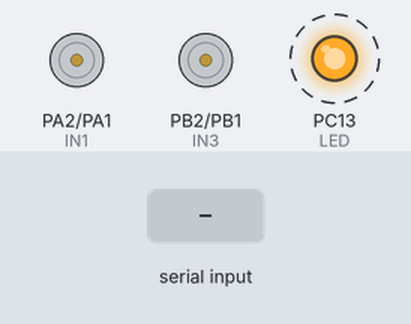
Recording of a sketch running on a simulated STM32 Blue Pill. Parts: motor-driver pin pairs drawn as motors (green arrow = first pin HIGH = forward, orange = second pin HIGH = backward, longer = more drive, scaled by the enable pin), output pins drawn as LEDs (lit = HIGH). Dashed ring = blinking. The test bench sets the inputs (shaded band). What the sketch prints to the serial monitor is not drawn.

Above: at 1.26 s.
1.3 s: "90,45\n" received over Serial
At 2.36 s:
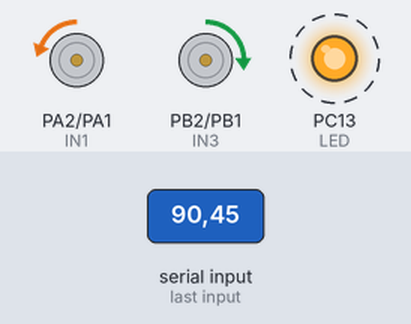
4.3 s: "30,150\n" received over Serial
7.3 s: "90,45\n" received over Serial
At 7.76 s:
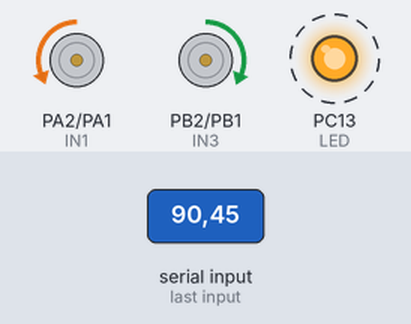
Timing chart, 0 to 16.3 s (numbered marks = the images above; inputs shaded):
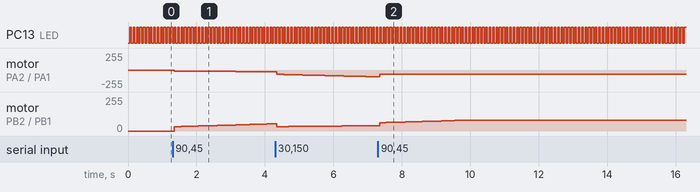

The sketch:

final.ino
```cpp
#include <STM32TimerInterrupt.h>
#include <STM32_ISR_Timer.h>

#define TIMER_INTERVAL_20ms 20L
#define HW_TIMER_INTERVAL_MS 50

STM32Timer ITimer(TIM1);
STM32_ISR_Timer ISR_Timer;

// Pins
#define IN1 PA2
#define IN2 PA1
#define ENA PA5

#define IN3 PB2
#define IN4 PB1
#define ENB PB0

#define LED PC13

#define TIM3_CH1 PA6
#define TIM3_CH2 PA7
#define TIM4_CH1 PB6
#define TIM4_CH2 PB7
// #define TIM3_CH1 PB6
// #define TIM3_CH2 PB7
// #define TIM4_CH1 PA6
// #define TIM4_CH2 PA7

// Motor control
volatile float Vel_R = 0;
volatile float Vel_L = 0;

float Kp = 70;
float Ki = 0.8;

float sum_R = 0;
float sum_L = 0;

float prevEnc_R = 0;
float prevEnc_L = 0;

HardwareTimer *timer3 = new HardwareTimer(TIM3);
HardwareTimer *timer4 = new HardwareTimer(TIM4);

void TimerHandler() {
  ISR_Timer.run();
}

void setupMotorPins() {
  pinMode(IN1, OUTPUT);
  pinMode(IN2, OUTPUT);
  pinMode(ENA, OUTPUT);
  pinMode(IN3, OUTPUT);
  pinMode(IN4, OUTPUT);
  pinMode(ENB, OUTPUT);
  pinMode(LED, OUTPUT);
}

void setupEncoderWithRegister() {
  // TIM3 (PA6, PA7)
  GPIOA->AFR[0] = (GPIOA->AFR[0] & ~(0xF << (4 * 6))) | (2 << (4 * 6));    // PA6 AF2
  GPIOA->AFR[0] = (GPIOA->AFR[0] & ~(0xF << (4 * 7))) | (2 << (4 * 7));    // PA7 AF2
  GPIOA->MODER = (GPIOA->MODER & ~(0b11 << (2 * 6))) | (0b10 << (2 * 6));  // Alt func
  GPIOA->MODER = (GPIOA->MODER & ~(0b11 << (2 * 7))) | (0b10 << (2 * 7));

  // TIM4 (PB6, PB7)
  GPIOB->AFR[0] = (GPIOB->AFR[0] & ~(0xF << (4 * 6))) | (2 << (4 * 6));  // PB6 AF2
  GPIOB->AFR[0] = (GPIOB->AFR[0] & ~(0xF << (4 * 7))) | (2 << (4 * 7));  // PB7 AF2
  GPIOB->MODER = (GPIOB->MODER & ~(0b11 << (2 * 6))) | (0b10 << (2 * 6));
  GPIOB->MODER = (GPIOB->MODER & ~(0b11 << (2 * 7))) | (0b10 << (2 * 7));

  // ตั้ง TIM3 ให้เป็น encoder mode
  TIM3->CCMR1 = (1 << 0) | (1 << 8);       // CC1S=01, CC2S=01
  TIM3->SMCR = (TIM3->SMCR & ~0x7) | 0x3;  // SMS=011 = encoder mode
  TIM3->CCER = 0;                          // ไม่ invert
  TIM3->ARR = 0xFFFF;
  TIM3->CNT = 0;
  TIM3->CR1 |= 1;  // Enable

  // ตั้ง TIM4 เหมือนกัน
  TIM4->CCMR1 = (1 << 0) | (1 << 8);
  TIM4->SMCR = (TIM4->SMCR & ~0x7) | 0x3;
  TIM4->CCER = 0;
  TIM4->ARR = 0xFFFF;
  TIM4->CNT = 0;
  TIM4->CR1 |= 1;
}

void setup() {
  Serial.begin(115200);
  setupMotorPins();
  setupEncoderWithRegister();

  // Start timer interrupt every 20ms
  if (ITimer.attachInterruptInterval(HW_TIMER_INTERVAL_MS * 1000, TimerHandler)) {
    Serial.println("ITimer started");
  } else {
    Serial.println("Failed to start ITimer");
  }

  ISR_Timer.setInterval(TIMER_INTERVAL_20ms, driveMotor);
}

void loop() {
  if (Serial.available()) {
    String msg = Serial.readStringUntil('\n');
    int idx = msg.indexOf(',');
    if (idx != -1) {
      Vel_L = msg.substring(0, idx).toFloat();
      Vel_R = msg.substring(idx + 1).toFloat();

      if (Vel_R == 0) timer3->setCount(0);
      if (Vel_L == 0) timer4->setCount(0);

      if (Vel_R == 0 && Vel_L == 0) {
        analogWrite(ENA, 0);
        analogWrite(ENB, 0);
        digitalWrite(IN1, LOW);
        digitalWrite(IN2, LOW);
        digitalWrite(IN3, LOW);
        digitalWrite(IN4, LOW);
        return;
      }
    }
    delay(30);
  }
}

float pwm_L = 0;
float pwm_R = 0;

void driveMotor() {
  digitalWrite(LED, !digitalRead(LED));

  const float GearRatio = 20.0;
  const float PulsesPerRev = 44.0;
  const float WheelDiaMM = 65.0;
  const float LoopFreq = 100.0;

  float pulsesPerMM = (GearRatio * PulsesPerRev) / (WheelDiaMM * 3.1416);

  float targetEncChange_R = Vel_R * pulsesPerMM / LoopFreq;
  float targetEncChange_L = Vel_L * pulsesPerMM / LoopFreq;

  // float currEnc_R = timer4->getCount();
  // float currEnc_L = timer3->getCount();
  float currEnc_R = 0;
  float currEnc_L = 0;

  float delta_R = currEnc_R - prevEnc_R;
  float delta_L = currEnc_L - prevEnc_L;

  // // ✅ Force stop motor L
  // if (Vel_L == 0) {
  //   analogWrite(ENB, 0);
  //   digitalWrite(IN3, LOW);
  //   digitalWrite(IN4, LOW);
  //   sum_L = 0;
  //   // timer4->setCount(0);
  //   prevEnc_L = 0;
  //   pwm_L = 0;
  // }

  // // ✅ Force stop motor R
  // if (Vel_R == 0) {
  //   analogWrite(ENA, 0);
  //   digitalWrite(IN1, LOW);
  //   digitalWrite(IN2, LOW);
  //   sum_R = 0;
  //   // timer3->setCount(0);
  //   prevEnc_R = 0;
  //   pwm_R = 0;
  // }

  // ===== R PID =====
  if (Vel_R != 0) {
    float error_R = targetEncChange_R - delta_R;
    sum_R += error_R;
    sum_R = constrain(sum_R, -500, 500);
    pwm_R = Kp * error_R + Ki * sum_R;

    if (pwm_R >= 0) {
      digitalWrite(IN1, LOW);
      digitalWrite(IN2, HIGH);
    } else {
      digitalWrite(IN1, HIGH);
      digitalWrite(IN2, LOW);
      pwm_R = -pwm_R;
    }

    pwm_R = constrain(pwm_R, 0, 1000);
    analogWrite(ENA, map(pwm_R, 0, 1000, 0, 120));
    Serial.print("ENA -> ");
    Serial.println(map(pwm_R, 0, 1000, 0, 255));
  }

  // ===== L PID =====
  if (Vel_L != 0) {
    float error_L = targetEncChange_L - delta_L;
    sum_L += error_L;
    sum_L = constrain(sum_L, -500, 500);
    pwm_L = Kp * error_L + Ki * sum_L;

    if (pwm_L >= 0) {
      digitalWrite(IN3, HIGH);
      digitalWrite(IN4, LOW);
    } else {
      digitalWrite(IN3, LOW);
      digitalWrite(IN4, HIGH);
      pwm_L = -pwm_L;
    }

    pwm_L = constrain(pwm_L, 0, 1000);
    analogWrite(ENB, map(pwm_L, 0, 1000, 0, 120));
    Serial.print("ENB -> ");
    Serial.println(map(pwm_L, 0, 1000, 0, 255));
  }

  // Update encoder tracking
  prevEnc_R = currEnc_R;
  prevEnc_L = currEnc_L;

  // Debug
  Serial.print("Vel_L: ");
  Serial.print(Vel_L, 2);
  Serial.print(" | Target: ");
  Serial.print(targetEncChange_L, 2);
  Serial.print(" | pwm_L: ");
  Serial.print(pwm_L);
  Serial.print(" | TIM4 raw count: ");
  Serial.print(currEnc_L, 2);

  Serial.print(" || Vel_R: ");
  Serial.print(Vel_R, 2);
  Serial.print(" | Target: ");
  Serial.print(targetEncChange_R, 2);
  Serial.print(" | pwm_R: ");
  Serial.print(pwm_R);
  Serial.print(" | TIM3 raw count: ");
  Serial.println(currEnc_R, 2);
}
```

Measured:
- after the input at 1.3 s, motor on PA2 (IN1) / PA1 (IN2): moves from stopped to backward 27/255 over 2.9 s, starting after 0.05 s; motor on PB2 (IN3) / PB1 (IN4): moves from stopped to forward 54/255 over 2.9 s, starting after 0.05 s
- after the input at 7.3 s, motor on PA2 (IN1) / PA1 (IN2): backward 102/255 → backward 64/255 after 0.05 s
- by itself, PC13 (LED): alternates HIGH for 0.05 s and LOW for 0.05 s
